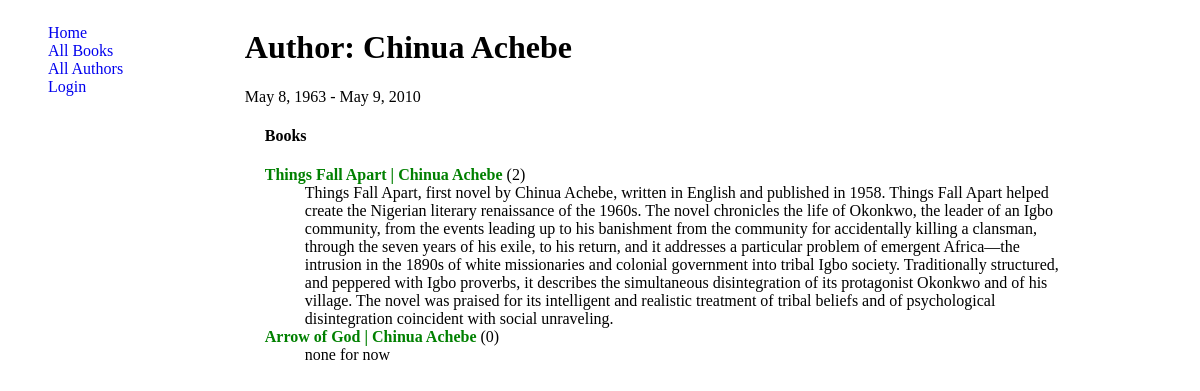
/catalog/author/1/, run on the app's committed database.
### catalog/models.py (models this page shows, shortened)
class Author(models.Model):
    first_name = models.CharField(max_length=100)
    last_name = models.CharField(max_length=100)
    date_of_birth = models.DateField()
    date_of_death = models.DateField('Died', null=True, blank=True)
    class Meta:
        ordering = ['last_name', 'first_name']
    def __str__(self):
        return f'{self.first_name} {self.last_name}'

class Book(models.Model):
    title = models.CharField(max_length=100)
    author = models.ForeignKey(Author, on_delete=models.SET_NULL, null=True, )
    summary = models.TextField(max_length=1000, help_text='Enter a brief description of the book')
    language = models.ForeignKey(Language,  on_delete=models.SET_NULL, null=True)
    genre = models.ManyToManyField(Genre, help_text='Select a genre for this book')
    ISBN = models.CharField('ISBN', max_length=13, unique=True,  help_text='13 Character <a href="https://www.isbn-international.org/content/what-isbn">ISBN number</a>')
    def __str__(self):
        return f'{self.title} | {self.author}'
    def get_absolute_url(self):
        return reverse('book-detail', args=[str(self.id)])

### catalog/views.py (the view)
# urls.py: path('author/<str:pk>/', AuthorDetailView.as_view(), name="author-detail"),
class AuthorDetailView(DetailView):
    model = Author
    template_name = 'author_detail.html'

### templates/author_detail.html (shortened to what this page needs)
{% extends 'base.html' %}
{% block content %}
  <h1>Author: {{author }}</h1>
  <p>{{author.date_of_birth}}  {% if author.date_of_death %} - {{author.date_of_death}}{% endif %}</p>
  <div style="margin-left:20px;margin-top:20px">
    <h4>Books</h4>
    <dl>
        {% for book in author.book_set.all %}
          <dt><a class="text-success" href="{{book.get_absolute_url}}">{{book}}</a> ({{book.bookinstance_set.all.count}})</dt>
          <dd>{{book.summary}}</dd>
        {% endfor %}
        </dl>
  </div>
{% endblock %}

### static/css/style.css (style rules this page uses)
a { text-decoration: none; }
.text-success { font-weight: bold; color: green; }

### data on the page
Author: first_name+last_name "Chinua Achebe", date_of_birth "May 8, 1963", date_of_death "May 9, 2010"
Book: title+author "Things Fall Apart | Chinua Achebe", bookinstance_set.all.count "2", summary "Things Fall Apart, first novel by Chinua Achebe, written in English and published in 1958. Things Fall Apart helped create the Nigerian literary renaissance of the 1960s. The novel chronicles the life of Okonkwo, the leader of an Igbo community, from the events leading up to his banishment from the community for accidentally killing a clansman, through the seven years of his exile, to his return, and it addresses a particular problem of emergent Africa—the intrusion in the 1890s of white missionaries and colonial government into tribal Igbo society. Traditionally structured, and peppered with Igbo proverbs, it describes the simultaneous disintegration of its protagonist Okonkwo and of his…"
Book: title+author "Arrow of God | Chinua Achebe", bookinstance_set.all.count "0", summary "none for now"
